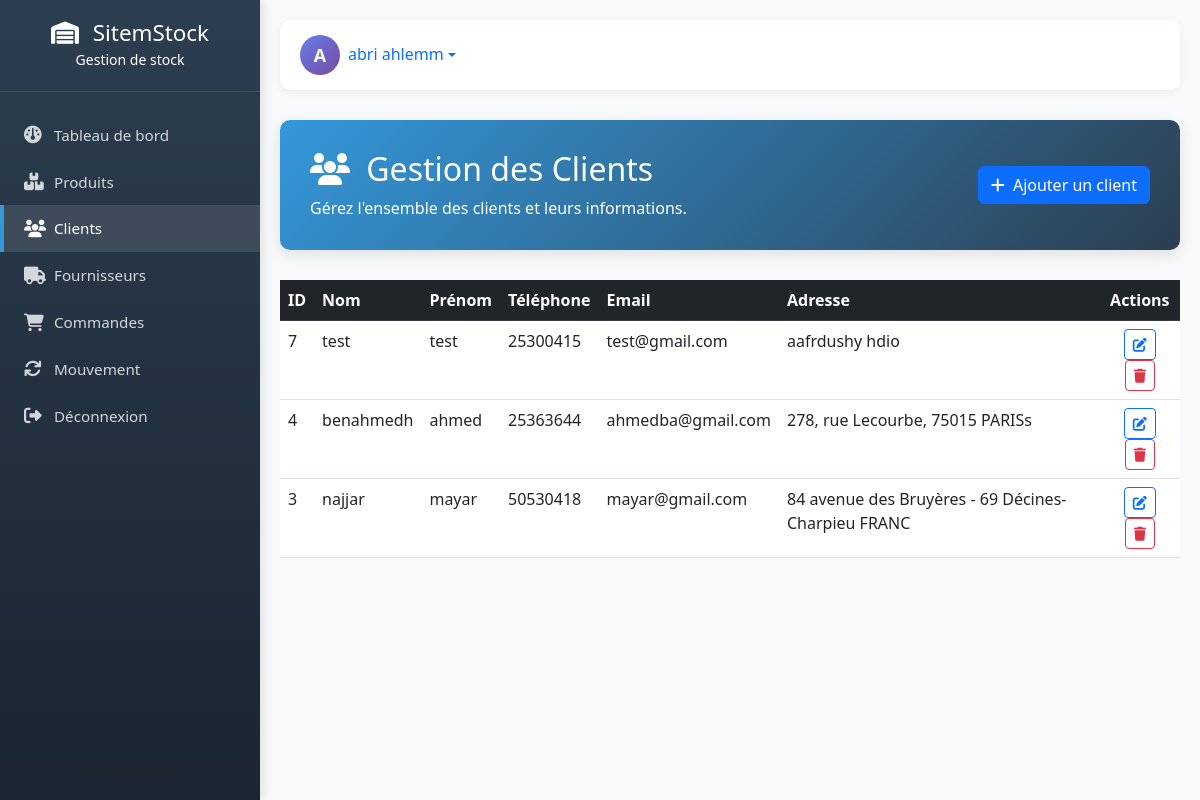
The app's page /client.php (signed in) with its own data.
### tables this page shows
CREATE TABLE `client` (
  `id` int(11) NOT NULL,
  `nom` varchar(20) NOT NULL,
  `prenom` varchar(20) NOT NULL,
  `telephone` int(11) NOT NULL,
  `email` varchar(50) NOT NULL,
  `adresse` varchar(50) NOT NULL
);

### client.php (the view, shortened to what this page needs)
<?php
$db = new PDO("mysql:host=localhost;dbname=sitemstock", 'root', '');
$db->setAttribute(PDO::ATTR_ERRMODE, PDO::ERRMODE_EXCEPTION);
$clients = $db->query("SELECT * FROM client ORDER BY id DESC")->fetchAll(PDO::FETCH_ASSOC);
?>
<!DOCTYPE html>
<html lang="fr">
<head>
<link href="https://cdn.jsdelivr.net/npm/bootstrap@5.3.0/dist/css/bootstrap.min.css" rel="stylesheet">
<link rel="stylesheet" href="https://cdnjs.cloudflare.com/ajax/libs/font-awesome/6.4.0/css/all.min.css">
<link rel="stylesheet" href="sidebar.css">
</head>
<body>
<div class="main-content">
    <?php include 'sidebar.php'; ?>
    <div class="welcome-section">
        <div class="row align-items-center">
            <div class="col-md-8">
                <h2><i class="fas fa-users me-2"></i> Gestion des Clients</h2>
                <p class="mb-0">Gérez l'ensemble des clients et leurs informations.</p>
            </div>
            <div class="col-md-4 text-end">
                <button class="btn btn-primary" data-bs-toggle="modal" data-bs-target="#ajouterModal">
                    <i class="fas fa-plus me-1"></i> Ajouter un client
                </button>
            </div>
        </div>
    </div>
    <div class="table-container ">
        <div class="table-responsive">
            <table class="table table-hover">
                <thead class="table-dark">
                    <tr>
                        <th>ID</th>
                        <th>Nom</th>
                        <th>Prénom</th>
                        <th>Téléphone</th>
                        <th>Email</th>
                        <th>Adresse</th>
                        <th class="text-center">Actions</th>
                    </tr>
                </thead>
                <tbody>
                    <?php foreach ($clients as $client): ?>
                    <tr>
                        <td><?= $client['id'] ?></td>
                        <td><?= htmlspecialchars($client['nom']) ?></td>
                        <td><?= htmlspecialchars($client['prenom']) ?></td>
                        <td><?= htmlspecialchars($client['telephone']) ?></td>
                        <td><?= htmlspecialchars($client['email']) ?></td>
                        <td><?= htmlspecialchars($client['adresse']) ?></td>
                        <td class="text-center">
                            <button class="btn btn-sm btn-outline-primary" data-bs-toggle="modal" data-bs-target="#modifierModal" onclick='chargerClient(<?= json_encode($client) ?>)'>
                                <i class="fas fa-edit"></i>
                            </button>
                            <button class="btn btn-sm btn-outline-danger" data-bs-toggle="modal" data-bs-target="#supprimerModal" onclick="setDeleteId(<?= $client['id'] ?>)">
                                <i class="fas fa-trash"></i>
                            </button>
                        </td>
                    </tr>
                    <?php endforeach; ?>
                </tbody>
            </table>
        </div>
    </div>
</div>
</body>
</html>

### sidebar.css (style rules this page uses)
:root { --sidebar-width: 260px; --primary-color: #2c3e50; --secondary-color: #3498db; }
body { font-family: 'Segoe UI', Tahoma, Geneva, Verdana, sans-serif; background-color: #f8f9fa; overflow-x: hidden; }
.main-content { margin-left: var(--sidebar-width); padding: 20px; min-height: 100vh; }
.welcome-section { background: linear-gradient(135deg, var(--secondary-color), #2c3e50); color: white; padding: 30px; border-radius: 10px; margin-bottom: 30px; box-shadow: 0 5px 15px rgba(0,0,0,0.1); }

### records on screen
client: id "7", nom "test", prenom "test", telephone "25300415", email "test@gmail.com", adresse "aafrdushy hdio"
client: id "4", nom "benahmedh", prenom "ahmed", telephone "25363644", email "ahmedba@gmail.com", adresse "278, rue Lecourbe, 75015 PARISs"
client: id "3", nom "najjar", prenom "mayar", telephone "50530418", email "mayar@gmail.com", adresse "84 avenue des Bruyères - 69 Décines-Charpieu FRANC"

### other values on screen
substr($userNom, 0, 1) "A"
$userNom "abri ahlemm"
